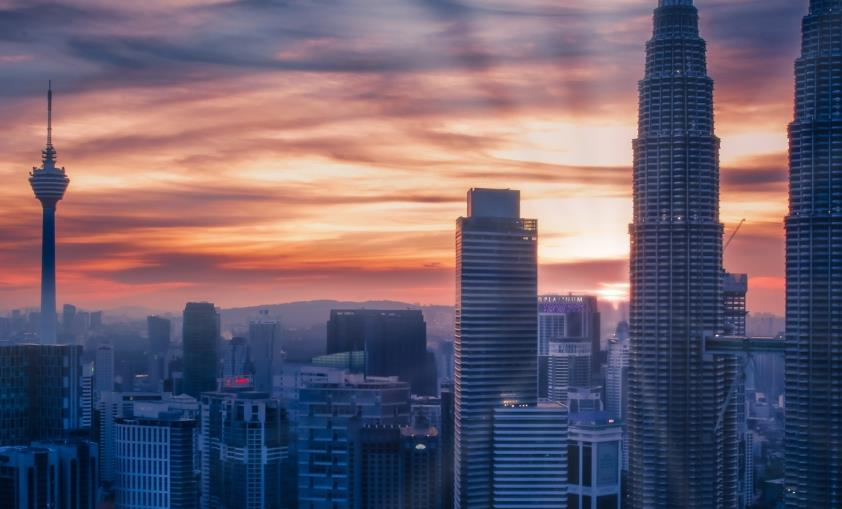
#> input picture OpenCVForPy/readAndShow/messi5.jpg, 842 x 509 px
$ python OpenCV2Matplotlib.py
#> lines starting #> are read from the running program, lines starting #| are printed output that depends on the picture
# -*- coding: utf-8 -*-
"""
Created on Tue Jan  7 17:08:07 2020
Introduction: 比较并转换OpenCV和Matplotlib对彩色图像的处理，前者的排序是BGR，后者是RGB
@author: User
"""

import numpy as np
import cv2
from matplotlib import pyplot as plt

img = cv2.imread('messi5.jpg')
#> img is the input picture: shape (509, 842, 3); mean B, G, R 111.4, 95.3, 107.9
# 用cv2加载的彩色图片，编码方式是BGR

# cv2可以正常显示
cv2.imshow('image',img)
'''
# 如果需要用cv2显示的话取消注释
k = cv2.waitKey(0) & 0xFF
if k == 27:
    cv2.destroyAllWindows()
elif k == ord('s'):
    cv2.imwrite('messigray.png', img)
    cv2.destroyAllWindows()
'''
# matplotlib显示不正常，编码方式是RGB
plt.imshow(img, interpolation = 'bicubic')
plt.xticks([]), plt.yticks([])  # 隐藏x、y轴
plt.show()
'''
# 如果需要查看帮助文档的话取消注释
docPltImshow = help(plt.imshow)
print(docPltImshow)  # 打印plt模块下的imshow函数的帮助文档
'''
'''
# 解决办法
1、先split再merge
2、直接翻转img[:,:,::-1]
'''
b, g, r = cv2.split(img)
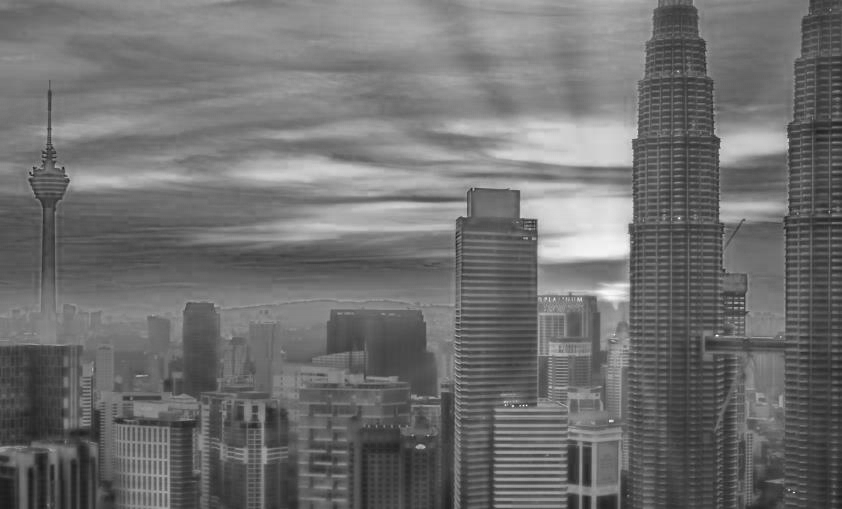
#> b: shape (509, 842); min 26, max 255, mean 111.4
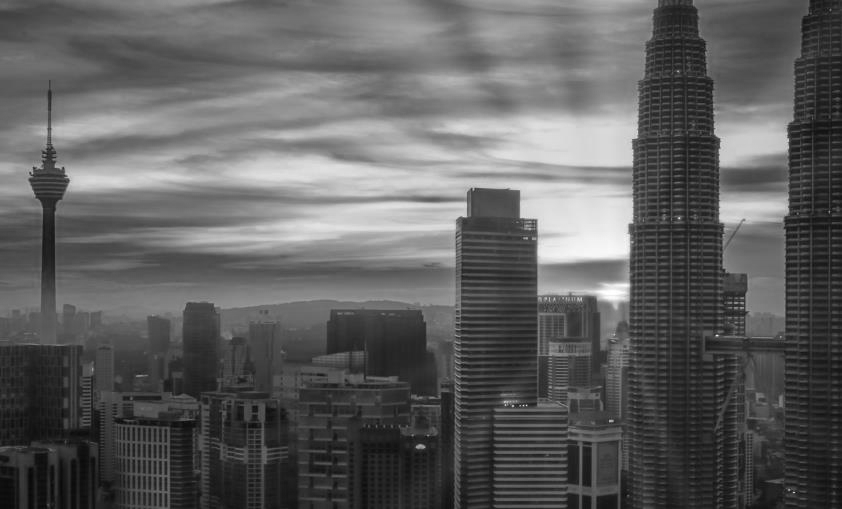
#> g: shape (509, 842); min 8, max 255, mean 95.3
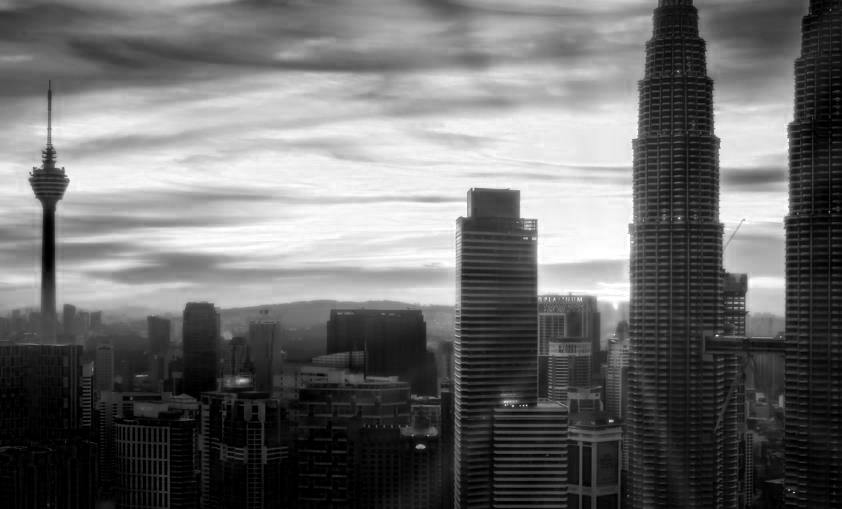
#> r: shape (509, 842); min 0, max 255, mean 107.9
img2 = cv2.merge([r, g, b])
img3 = img[:,:,::-1] # 直接翻转，更快
plt.subplot(131); plt.imshow(img) # 显示错误的输出图像
plt.subplot(132); plt.imshow(img2) # 显示正确的输出图像
plt.subplot(133); plt.imshow(img3) # 显示正确的输出图像
plt.show()
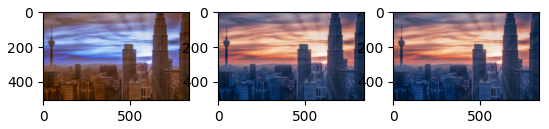
#> figure drawn by matplotlib, 3 panels; B, G, R data is drawn as R, G, B

cv2.imshow('BGR Image:', img)  # 正确的输出图像
cv2.imshow('RGB Image:', img2) # 错误的输出图像
cv2.waitKey(0)
cv2.destroyAllWindows()
